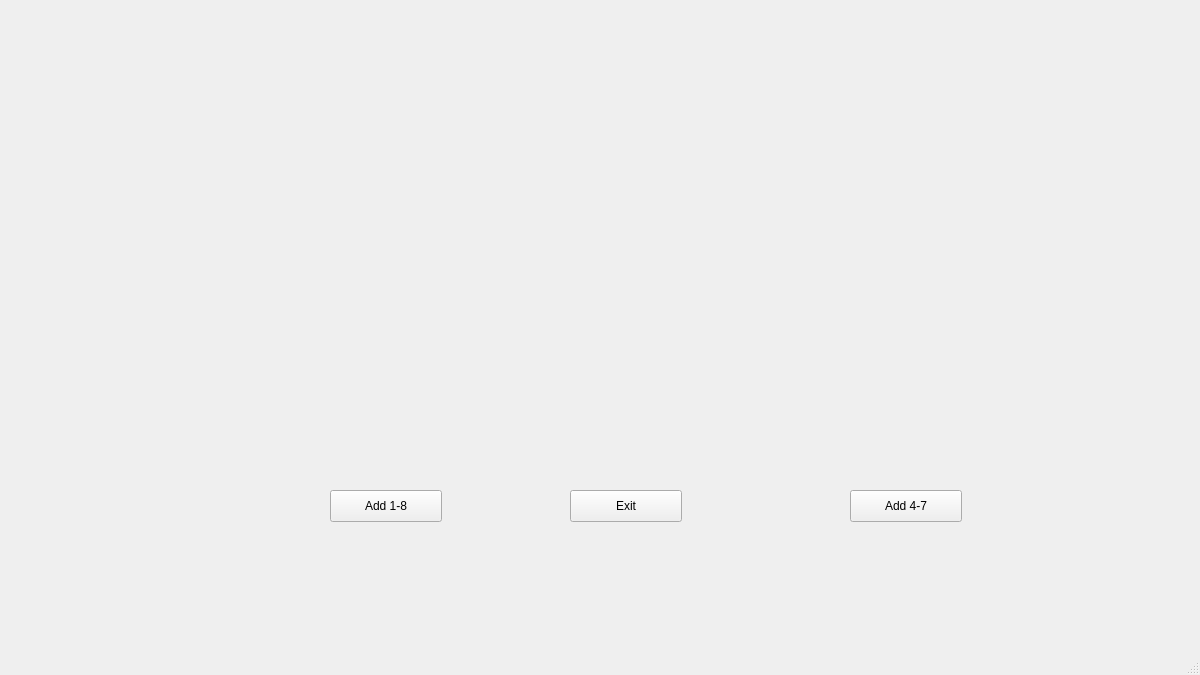
<?xml version="1.0" encoding="UTF-8"?>
<ui version="4.0">
 <class>Guess</class>
 <widget class="QMainWindow" name="Guess">
  <property name="geometry">
   <rect>
    <x>0</x>
    <y>0</y>
    <width>1200</width>
    <height>675</height>
   </rect>
  </property>
  <property name="windowTitle">
   <string>MainWindow</string>
  </property>
  <property name="styleSheet">
   <string notr="true">background : url(:/Downloads/maxresdefault.jpg)</string>
  </property>
  <widget class="QWidget" name="centralwidget">
   <widget class="QPushButton" name="pushButton">
    <property name="geometry">
     <rect>
      <x>330</x>
      <y>490</y>
      <width>112</width>
      <height>32</height>
     </rect>
    </property>
    <property name="text">
     <string>Add 1-8</string>
    </property>
   </widget>
   <widget class="QPushButton" name="pushButton_2">
    <property name="geometry">
     <rect>
      <x>850</x>
      <y>490</y>
      <width>112</width>
      <height>32</height>
     </rect>
    </property>
    <property name="text">
     <string>Add 4-7</string>
    </property>
   </widget>
   <widget class="QPushButton" name="pushButton_3">
    <property name="geometry">
     <rect>
      <x>570</x>
      <y>490</y>
      <width>112</width>
      <height>32</height>
     </rect>
    </property>
    <property name="text">
     <string>Exit</string>
    </property>
   </widget>
  </widget>
  <widget class="QStatusBar" name="statusbar"/>
 </widget>
 <resources/>
 <connections/>
</ui>
